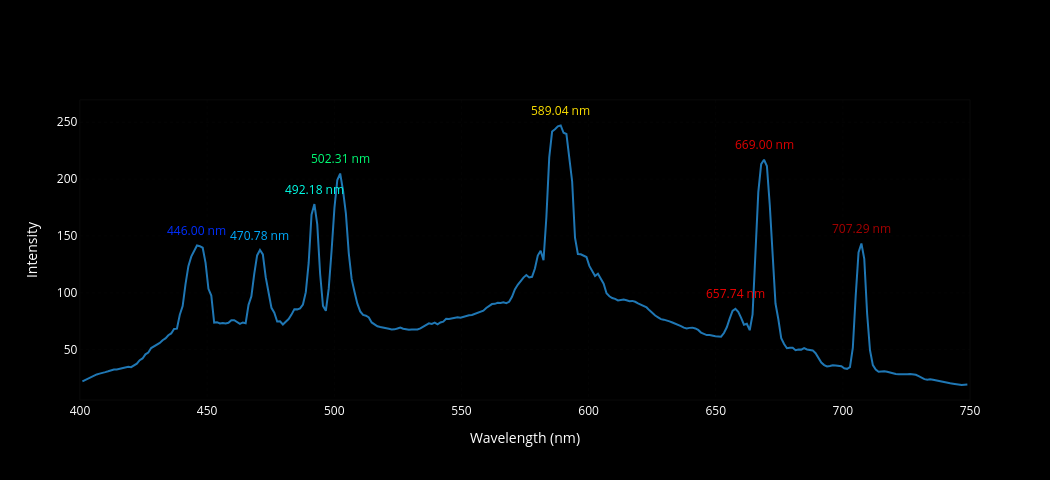

Here is the notebook cell this chart was saved with:
### Code cell
def non_rgb_iter(df_filtered=df_filtered):
    non_rgb_fig=go.Figure()

    non_rgb_fig = px.line(df_filtered, x='nm', y='Grey Val',
        title='Grey Val vs. nm (nm range 400-750) with Sharp Peak Labels',
        color_discrete_sequence=['#1f77b4']) # Matching Matplotlib's default blue

    peaks, _ = find_peaks(df_filtered['Grey Val'], prominence=utils_for_plotly_rewrites.dynamic_prominence(utils_for_plotly_rewrites.prominence, prep_utils.int_range))

    non_rgb_fig.update_layout(axis_labels(), annotations=colour_labels(df_filtered=df_filtered))
    non_rgb_fig.show()

non_rgb_iter()

### Figure 1 — Plotly figure (JSON) as saved in the notebook; plotly's stock layout.template omitted (floating-point values rounded to 4 significant figures; data arrays with more than 128 entries replaced by an {"elided": "..."} marker saying what was removed)
{"data": [{"hovertemplate": "nm=%{x}<br>Grey Val=%{y}<extra></extra>", "legendgroup": "", "line": {"color": "#1f77b4", "dash": "solid"}, "marker": {"symbol": "circle"}, "mode": "lines", "name": "", "orientation": "v", "showlegend": false, "type": "scatter", "x": {"elided": "310 float values"}, "xaxis": "x", "y": {"elided": "310 float values"}, "yaxis": "y"}], "layout": {"annotations": [{"font": {"color": "rgb(0, 46, 255)"}, "opacity": 1, "showarrow": false, "text": "446.00 nm", "x": 446.0, "y": 141.6, "yshift": 15}, {"font": {"color": "rgb(0, 172, 255)"}, "opacity": 1, "showarrow": false, "text": "470.78 nm", "x": 470.8, "y": 137.6, "yshift": 15}, {"font": {"color": "rgb(0, 255, 232)"}, "opacity": 1, "showarrow": false, "text": "492.18 nm", "x": 492.2, "y": 178.0, "yshift": 15}, {"font": {"color": "rgb(0, 255, 118)"}, "opacity": 1, "showarrow": false, "text": "502.31 nm", "x": 502.3, "y": 204.9, "yshift": 15}, {"font": {"color": "rgb(255, 226, 0)"}, "opacity": 1, "showarrow": false, "text": "589.04 nm", "x": 589.0, "y": 247.1, "yshift": 15}, {"font": {"color": "rgb(237, 0, 0)"}, "opacity": 1, "showarrow": false, "text": "657.74 nm", "x": 657.7, "y": 85.82, "yshift": 15}, {"font": {"color": "rgb(221, 0, 0)"}, "opacity": 1, "showarrow": false, "text": "669.00 nm", "x": 669.0, "y": 217.1, "yshift": 15}, {"font": {"color": "rgb(165, 0, 0)"}, "opacity": 1, "showarrow": false, "text": "707.29 nm", "x": 707.3, "y": 143.4, "yshift": 15}], "font": {"color": "white"}, "height": 480, "legend": {"tracegroupgap": 0}, "paper_bgcolor": "black", "plot_bgcolor": "black", "title": {}, "width": 1050, "xaxis": {"anchor": "y", "domain": [0, 1], "dtick": 50, "gridcolor": "#333333", "griddash": "dot", "gridwidth": 0.1, "linecolor": "#333333", "linewidth": 0.2, "mirror": true, "range": [400, 750], "showgrid": true, "showline": true, "tickfont": {"color": "white"}, "title": {"text": "Wavelength (nm)"}}, "yaxis": {"anchor": "x", "domain": [0, 1], "dtick": 50, "gridcolor": "#333333", "griddash": "dot", "gridwidth": 0.1, "linecolor": "#333333", "linewidth": 0.2, "mirror": true, "showgrid": true, "showline": true, "tickfont": {"color": "white"}, "title": {"text": "Intensity"}}}}
